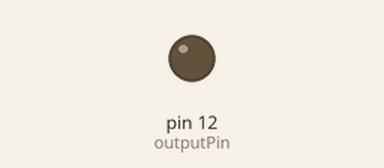
Recording of a sketch running on a simulated Arduino Uno, built with avr-gcc and run on an emulated ATmega328P. Parts: output pins drawn as LEDs (lit = HIGH). Dashed ring = blinking.

Above: at 0.1 s.
At 2.85 s:
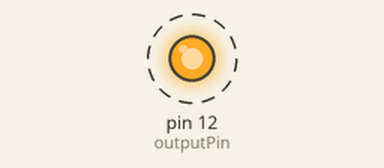
Timing chart, 0 to 3.1 s (numbered marks = the images above):
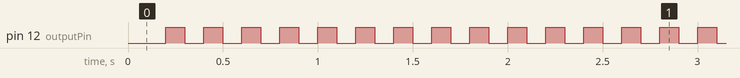

The sketch:

sketch04_03_timer.ino
```cpp
// private include
/* BEGIN USER CODE PI */
#include <TimerOne.h>
/* END USER CODE PI */

// private define
/* BEGIN USER CODE PD */
/* END USER CODE PD */

// private macro
/* BEGIN USER CODE PM */
/* END USER CODE PM */

// private variable
/* BEGIN USER CODE PV */
int outputPin = 12;
volatile int output = LOW;
/* END USER CODE PV */

/* BEGIN USER CODE 0 */
/* END USER CODE 0 */

// private function
/* BEGIN USER CODE PF */
/* END USER CODE PF */

/* BEGIN USER CODE 1 */
/* END USER CODE 1 */

void setup() {
  // put your setup code here, to run once:
  /* BEGIN USER CODE 2 */
  pinMode(outputPin, OUTPUT);
  Timer1.initialize(100000);
  Timer1.attachInterrupt(toggleOutput);
  /* END USER CODE 2 */
}

void loop() {
  // put your main code here, to run repeatedly:
  /* END USER CODE LOOP */
  /* BEGIN USER CODE 3 */
}
/* END USER CODE 3 */
void toggleOutput()
{
  digitalWrite(outputPin, output);
  output = !output;
}
```

Measured:
- by itself, pin 12 (outputPin): alternates HIGH for 0.10 s and LOW for 0.10 s
